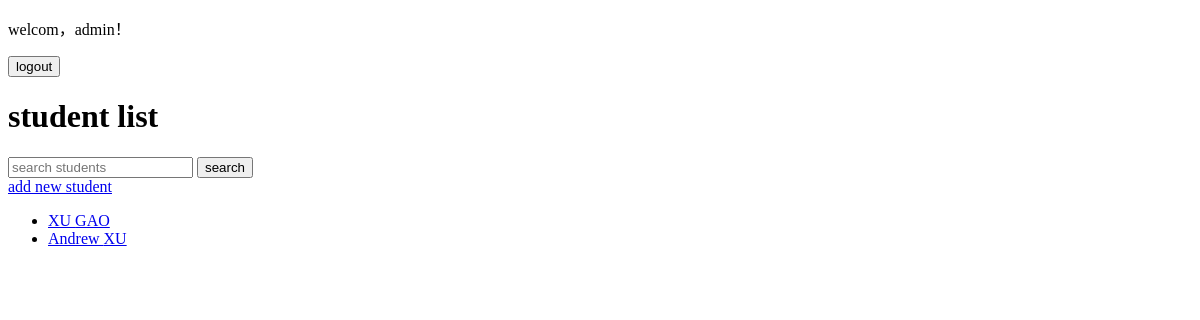
Before: / (signed in) with the older database file.
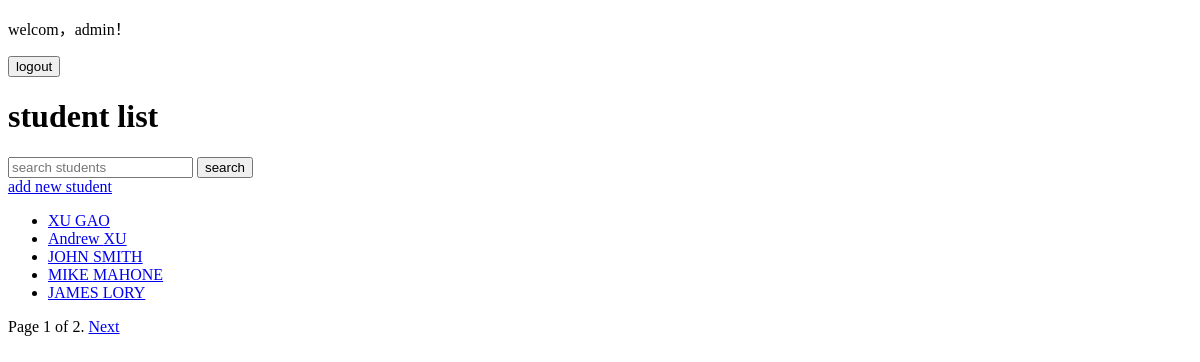
After: the same page with the newer database file.
### studentmanage/models.py (models this page shows, shortened)
class Student(models.Model):
    first_name = models.CharField(max_length=80)
    last_name = models.CharField(max_length=80)
    email = models.EmailField(unique=True)
    date_of_birth = models.DateField()
    enrollment_date = models.DateField()
    grade = models.IntegerField()

### studentmanage/views.py (the view)
# urls.py: path('', views.StudentListView.as_view(), name='student_list'),
class StudentListView(ListView):
    model = Student
    template_name = 'studentmanage/student_list.html'
    context_object_name = 'students'
    paginate_by = 5
    def get_queryset(self):
        query = self.request.GET.get('q')
        if query:
            return Student.objects.filter(Q(first_name__icontains=query) | Q(last_name__icontains=query))
        return Student.objects.all()

### studentmanage/templates/studentmanage/student_list.html (shortened to what this page needs)
{% extends 'base.html' %}
{% block content %}
<h1>student list</h1>
<form method="get">
    <input type="text" name="q" placeholder="search students" value="{{ request.GET.q }}">
    <button type="submit">search</button>
</form>
{% if user.is_authenticated %}
    <a href="{% url 'studentmanage:student_add' %}">add new student</a>
    <ul>
        {% for student in students %}
        <li>
            <a href="{% url 'studentmanage:student_detail' student.pk %}">
                {{ student.first_name }} {{ student.last_name }}
            </a>
        </li>
        {% empty %}
        <li>No record found for this student.</li>
        {% endfor %}
    </ul>
    {% if page_obj.has_other_pages %}
    <div class="pagination">
        <span class="page-links">
            <span class="current">
                Page {{ page_obj.number }} of {{ page_obj.paginator.num_pages }}.
            </span>
            {% if page_obj.has_next %}
                <a href="?{% if request.GET.q %}q={{ request.GET.q }}&{% endif %}page={{ page_obj.next_page_number }}">Next</a>
            {% endif %}
        </span>
    </div>
    {% endif %}
{% else %}
    <p>Please <a href="{% url 'login' %}">login</a> to see the student list.</p>
{% endif %}
{% endblock %}

### studentmanage/templates/base.html (shortened to what this page needs)
<!DOCTYPE html>
<html lang="zh-CN">
<head>
</head>
<body>
    {% if user.is_authenticated %}
        <p>welcom，{{ user.username }}！</p>
        <form method="post" action="{% url 'logout' %}">
            <button type="submit">logout</button>
        </form>
    {% else %}
        <p><a href="{% url 'login' %}">login</a></p>
    {% endif %}
    {% block content %}
    {% endblock %}
</body>
</html>

Changed rows visible on the page:
added Student: first_name "JOHN", last_name "SMITH"
added Student: first_name "MIKE", last_name "MAHONE"
added Student: first_name "JAMES", last_name "LORY"
Other visible differences:
{{ page_obj.number }}: (not shown) → "1"
{{ page_obj.paginator.num_pages }}: (not shown) → "2"
text now shown: "Page of . Next"
